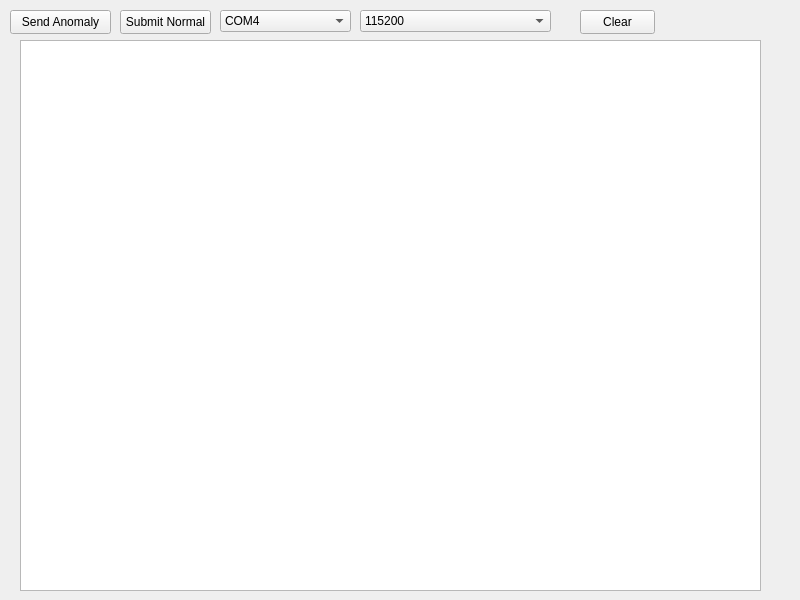
<?xml version="1.0" encoding="UTF-8"?>
<ui version="4.0">
 <class>Widget</class>
 <widget class="QWidget" name="Widget">
  <property name="geometry">
   <rect>
    <x>0</x>
    <y>0</y>
    <width>800</width>
    <height>600</height>
   </rect>
  </property>
  <property name="windowTitle">
   <string>Widget</string>
  </property>
  <widget class="QPushButton" name="sendNormal">
   <property name="geometry">
    <rect>
     <x>120</x>
     <y>10</y>
     <width>91</width>
     <height>24</height>
    </rect>
   </property>
   <property name="text">
    <string>Submit Normal</string>
   </property>
  </widget>
  <widget class="QPushButton" name="sendAnom">
   <property name="geometry">
    <rect>
     <x>10</x>
     <y>10</y>
     <width>101</width>
     <height>24</height>
    </rect>
   </property>
   <property name="text">
    <string>Send Anomaly</string>
   </property>
  </widget>
  <widget class="QComboBox" name="comboPortNumber">
   <property name="geometry">
    <rect>
     <x>220</x>
     <y>10</y>
     <width>131</width>
     <height>22</height>
    </rect>
   </property>
   <property name="currentIndex">
    <number>3</number>
   </property>
   <item>
    <property name="text">
     <string>COM1</string>
    </property>
   </item>
   <item>
    <property name="text">
     <string>COM2</string>
    </property>
   </item>
   <item>
    <property name="text">
     <string>COM3</string>
    </property>
   </item>
   <item>
    <property name="text">
     <string>COM4</string>
    </property>
   </item>
   <item>
    <property name="text">
     <string>COM5</string>
    </property>
   </item>
   <item>
    <property name="text">
     <string>COM6</string>
    </property>
   </item>
   <item>
    <property name="text">
     <string>COM7</string>
    </property>
   </item>
  </widget>
  <widget class="QPlainTextEdit" name="plainTextEditReport">
   <property name="geometry">
    <rect>
     <x>20</x>
     <y>40</y>
     <width>741</width>
     <height>551</height>
    </rect>
   </property>
  </widget>
  <widget class="QComboBox" name="comboBaud">
   <property name="geometry">
    <rect>
     <x>360</x>
     <y>10</y>
     <width>191</width>
     <height>22</height>
    </rect>
   </property>
   <item>
    <property name="text">
     <string>115200</string>
    </property>
   </item>
   <item>
    <property name="text">
     <string>57600</string>
    </property>
   </item>
   <item>
    <property name="text">
     <string>38400</string>
    </property>
   </item>
   <item>
    <property name="text">
     <string>19200</string>
    </property>
   </item>
   <item>
    <property name="text">
     <string>9600</string>
    </property>
   </item>
  </widget>
  <widget class="QPushButton" name="pushClear">
   <property name="geometry">
    <rect>
     <x>580</x>
     <y>10</y>
     <width>75</width>
     <height>24</height>
    </rect>
   </property>
   <property name="text">
    <string>Clear</string>
   </property>
  </widget>
 </widget>
 <resources/>
 <connections/>
</ui>
